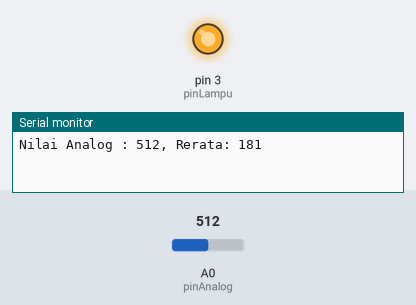
A sketch run on a simulated Arduino Uno, built with avr-gcc and run on an emulated ATmega328P. On the bench: output pins drawn as LEDs (lit = HIGH), the last lines printed to the serial monitor. The inputs (shaded band) are chosen by the test bench; at power-on: A0 (pinAnalog) = 512.

Above: at 1.2 s.
1.3 s: A0 (pinAnalog) set to 576
4.3 s: A0 (pinAnalog) set to 604
At 5.3 s:
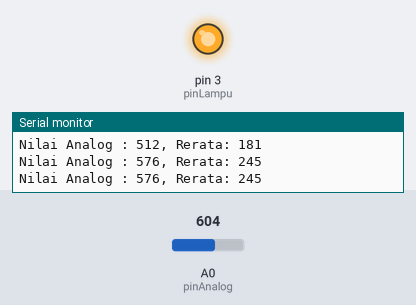
7.3 s: A0 (pinAnalog) set to 511
At 8.6 s:
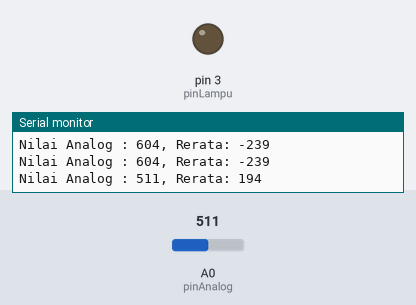
10.3 s: A0 (pinAnalog) set to 716
At 11.1 s:
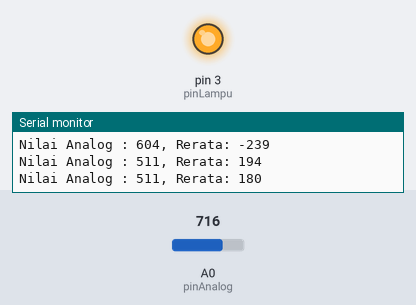
Timing chart, 0 to 12.8 s (numbered marks = the images above; inputs shaded):
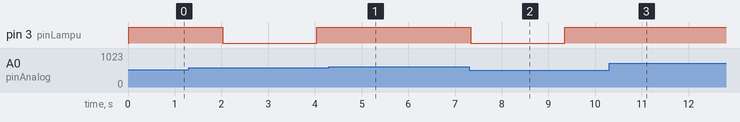

Measured:
- after the input at 4.3 s, pin 3 (pinLampu): stays HIGH (without the input it goes to LOW after 1.8 s)
- after the input at 7.3 s, pin 3 (pinLampu): HIGH → LOW at once, → HIGH 2.0 s later
- after the input at 10.3 s, pin 3 (pinLampu): stays HIGH (without the input it goes to LOW after 1.1 s)

The sketch:

saklar_tepuk.ino
```cpp
//Saklar Lampu tepuk
const int pinLampu = 3;
const int pinAnalog = A0;
const int ambangRerata = 30;
const int jumSempel = 128;
const int nilaiDasar = 331;

int totalIsyarat = 0;;
boolean statusLampu = false;

void setup() {
Serial.begin (9600);
pinMode (pinLampu, OUTPUT);
}

void loop() {
int nilaiAnalog;

totalIsyarat = 0;
for (int j = 1; j <= jumSempel; j++)
{
  nilaiAnalog = analogRead (pinAnalog);

  int isyarat = abs (nilaiAnalog - nilaiDasar);
  totalIsyarat += isyarat;
}

int rerataIsyarat = totalIsyarat / jumSempel;

Serial.print ("Nilai Analog : ");
Serial.print (nilaiAnalog);
Serial.print (", Rerata: ");
Serial.println (rerataIsyarat);

if (rerataIsyarat >= ambangRerata)
{
  statusLampu = not statusLampu;
  digitalWrite (pinLampu, statusLampu);
  delay (2000);
}
}
```
